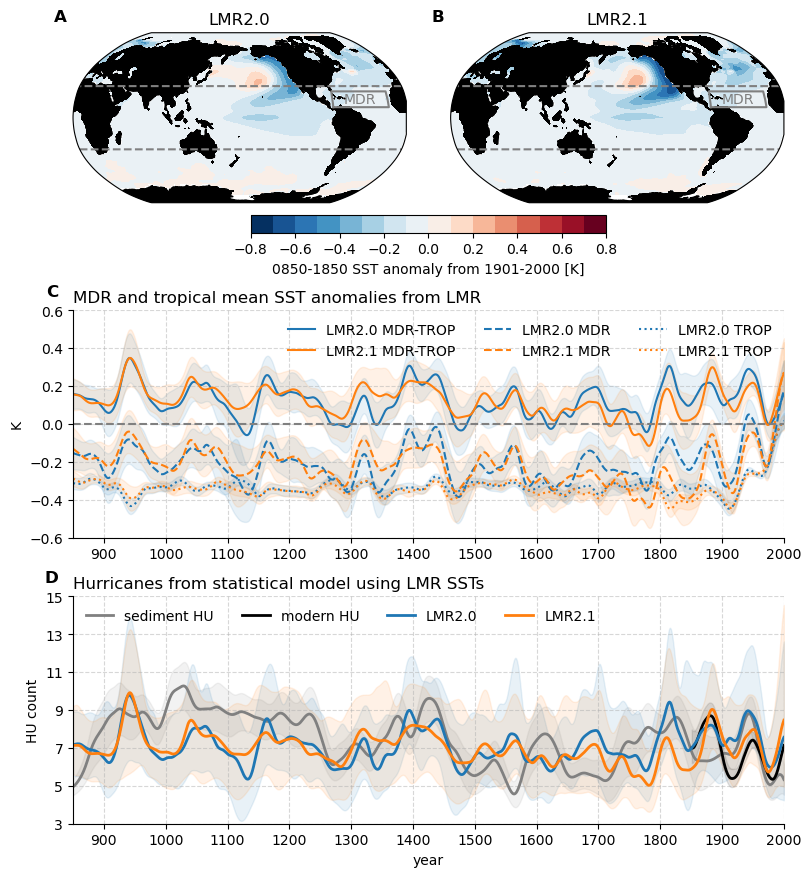

The Python source for this figure:
#!/usr/bin/env python
# Wenchang Yang (wenchang@princeton.edu)
# Fri Dec 31 11:54:45 EST 2021
if __name__ == '__main__':
    import sys
    from misc.timer import Timer
    s = ' '
    tt = Timer(f'start {s.join(sys.argv)}')
import sys, os.path, os, glob, datetime
import xarray as xr, numpy as np, pandas as pd, matplotlib.pyplot as plt
#more imports
import cartopy.crs as ccrs
#from data.Lizzie.wyplot_map_sites import wyplot as plot_sites
#from data.Lizzie.wyplot_ages import wyplot as plot_ages
#from fig_lines_sedimentHUcount import wyplot as plot_lines_sedimentHUcount
from fig_map_ssta import wyplot as plot_map_ssta
from fig_lines_lmrMDRtrop import wyplot as plot_lines_lmrMDRtrop
from fig_lines_lmrHU import wyplot as plot_lines_lmrHU
from shared import axlabel, axscale
#
if __name__ == '__main__':
    tt.check('end import')
#
#start from here
 
 
if __name__ == '__main__':
    from wyconfig import * #my plot settings
    #constrained_layout_off()
    proj = ccrs.Robinson(central_longitude=180)
    dproj = ccrs.PlateCarree()
    plt.close()
    #fig, axes = plt.subplots(3, 2, figsize=(8*2,9), dpi=80)
    #fig = plt.figure(figsize=((4+8)*1.05, 6*1.1), dpi=100)
    fig = plt.figure(figsize=(8, 9), dpi=100)
    nrows, ncols = 3, 2
    gs = fig.add_gridspec(nrows=nrows, ncols=ncols)
    axes = []

    #ssta lmr2018
    ax = fig.add_subplot(gs[0, 0], projection=proj)
    im = plot_map_ssta(ax=ax, lmr='2018', add_colorbar=False)
    ax.set_title('LMR2.0', loc='center')
    axes.append(ax)

    #ssta lmr2019
    ax = fig.add_subplot(gs[0, 1], projection=proj)
    im = plot_map_ssta(ax=ax, lmr='2019', add_colorbar=False)
    ax.set_title('LMR2.1', loc='center')
    axes.append(ax)

    fig.colorbar(im, ax=axes, label='0850-1850 SST anomaly from 1901-2000 [K]', orientation='horizontal', shrink=0.5)

    #mdr/trop
    ax = fig.add_subplot(gs[1,0:ncols])
    plot_lines_lmrMDRtrop(ax=ax)
    axes.append(ax)


    #hu
    ax = fig.add_subplot(gs[2,0:ncols])
    plot_lines_lmrHU(ax=ax)
    axes.append(ax)

    
    """
    for ax in axes[-3:-1]: ax.set_xlabel('')
    for ax,label in zip(axes[0:2], list('AB')): axlabel(ax, label, x=-0.12, y=1.02)
    for ax,label in zip(axes[2:], list('CDE')): axlabel(ax, label, x=-0.05, y=1.05)
    #axscale(axes[0,0], left=0.3, right=0.3, up=0.3, down=0.3)
    #axscale(axes[2,0], up=0.5)
    """
    for ax,label in zip(axes, list('ABCD')): axlabel(ax, label, x=-0.02, y=1.05)
    axes[2].set_xlabel('')
    
    #savefig
    if len(sys.argv)>1 and 'savefig' in sys.argv[1:] or 's' in sys.argv:
        figname = __file__.replace('.py', f'.png')
        if 'pdf' in sys.argv: figname = figname.replace('.png', '.pdf')
        if 'overwritefig' in sys.argv[1:] or 'o' in sys.argv[1:]:
            wysavefig(figname, overwritefig=True)
        else:
            wysavefig(figname)
    tt.check(f'**Done**')
    plt.show()
    #constrained_layout_on()
    
